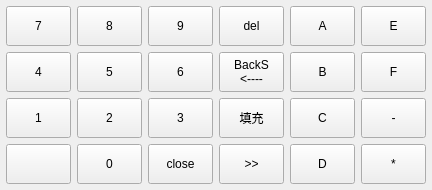
<?xml version="1.0" encoding="UTF-8"?>
<ui version="4.0">
 <class>inputpanel</class>
 <widget class="QWidget" name="inputpanel">
  <property name="geometry">
   <rect>
    <x>0</x>
    <y>0</y>
    <width>441</width>
    <height>265</height>
   </rect>
  </property>
  <property name="windowTitle">
   <string>Form</string>
  </property>
  <layout class="QGridLayout" name="gridLayout">
   <property name="sizeConstraint">
    <enum>QLayout::SetFixedSize</enum>
   </property>
   <property name="margin">
    <number>6</number>
   </property>
   <item row="4" column="7">
    <widget class="QPushButton" name="panelButton_0">
     <property name="sizePolicy">
      <sizepolicy hsizetype="Maximum" vsizetype="Maximum">
       <horstretch>0</horstretch>
       <verstretch>0</verstretch>
      </sizepolicy>
     </property>
     <property name="minimumSize">
      <size>
       <width>45</width>
       <height>40</height>
      </size>
     </property>
     <property name="maximumSize">
      <size>
       <width>65</width>
       <height>60</height>
      </size>
     </property>
     <property name="focusPolicy">
      <enum>Qt::NoFocus</enum>
     </property>
     <property name="text">
      <string>0</string>
     </property>
     <property name="buttonValue" stdset="0">
      <char>
       <unicode>48</unicode>
      </char>
     </property>
    </widget>
   </item>
   <item row="4" column="10">
    <widget class="QPushButton" name="panelButton_d">
     <property name="sizePolicy">
      <sizepolicy hsizetype="Maximum" vsizetype="Maximum">
       <horstretch>0</horstretch>
       <verstretch>0</verstretch>
      </sizepolicy>
     </property>
     <property name="minimumSize">
      <size>
       <width>45</width>
       <height>40</height>
      </size>
     </property>
     <property name="maximumSize">
      <size>
       <width>65</width>
       <height>60</height>
      </size>
     </property>
     <property name="focusPolicy">
      <enum>Qt::NoFocus</enum>
     </property>
     <property name="text">
      <string>D</string>
     </property>
     <property name="buttonValue" stdset="0">
      <char>
       <unicode>68</unicode>
      </char>
     </property>
    </widget>
   </item>
   <item row="1" column="10">
    <widget class="QPushButton" name="panelButton_b">
     <property name="sizePolicy">
      <sizepolicy hsizetype="Maximum" vsizetype="Maximum">
       <horstretch>0</horstretch>
       <verstretch>0</verstretch>
      </sizepolicy>
     </property>
     <property name="minimumSize">
      <size>
       <width>45</width>
       <height>40</height>
      </size>
     </property>
     <property name="maximumSize">
      <size>
       <width>65</width>
       <height>60</height>
      </size>
     </property>
     <property name="focusPolicy">
      <enum>Qt::NoFocus</enum>
     </property>
     <property name="text">
      <string>B</string>
     </property>
     <property name="buttonValue" stdset="0">
      <char>
       <unicode>66</unicode>
      </char>
     </property>
    </widget>
   </item>
   <item row="0" column="10">
    <widget class="QPushButton" name="panelButton_a">
     <property name="sizePolicy">
      <sizepolicy hsizetype="Maximum" vsizetype="Maximum">
       <horstretch>0</horstretch>
       <verstretch>0</verstretch>
      </sizepolicy>
     </property>
     <property name="minimumSize">
      <size>
       <width>45</width>
       <height>40</height>
      </size>
     </property>
     <property name="maximumSize">
      <size>
       <width>65</width>
       <height>60</height>
      </size>
     </property>
     <property name="focusPolicy">
      <enum>Qt::NoFocus</enum>
     </property>
     <property name="text">
      <string>A</string>
     </property>
     <property name="buttonValue" stdset="0">
      <char>
       <unicode>65</unicode>
      </char>
     </property>
    </widget>
   </item>
   <item row="2" column="10">
    <widget class="QPushButton" name="panelButton_c">
     <property name="sizePolicy">
      <sizepolicy hsizetype="Maximum" vsizetype="Maximum">
       <horstretch>0</horstretch>
       <verstretch>0</verstretch>
      </sizepolicy>
     </property>
     <property name="minimumSize">
      <size>
       <width>45</width>
       <height>40</height>
      </size>
     </property>
     <property name="maximumSize">
      <size>
       <width>65</width>
       <height>60</height>
      </size>
     </property>
     <property name="focusPolicy">
      <enum>Qt::NoFocus</enum>
     </property>
     <property name="text">
      <string>C</string>
     </property>
     <property name="buttonValue" stdset="0">
      <char>
       <unicode>67</unicode>
      </char>
     </property>
    </widget>
   </item>
   <item row="1" column="8">
    <widget class="QPushButton" name="panelButton_6">
     <property name="sizePolicy">
      <sizepolicy hsizetype="Maximum" vsizetype="Maximum">
       <horstretch>0</horstretch>
       <verstretch>0</verstretch>
      </sizepolicy>
     </property>
     <property name="minimumSize">
      <size>
       <width>45</width>
       <height>40</height>
      </size>
     </property>
     <property name="maximumSize">
      <size>
       <width>65</width>
       <height>60</height>
      </size>
     </property>
     <property name="focusPolicy">
      <enum>Qt::NoFocus</enum>
     </property>
     <property name="text">
      <string>6</string>
     </property>
     <property name="buttonValue" stdset="0">
      <char>
       <unicode>54</unicode>
      </char>
     </property>
    </widget>
   </item>
   <item row="1" column="7">
    <widget class="QPushButton" name="panelButton_5">
     <property name="sizePolicy">
      <sizepolicy hsizetype="Maximum" vsizetype="Maximum">
       <horstretch>0</horstretch>
       <verstretch>0</verstretch>
      </sizepolicy>
     </property>
     <property name="minimumSize">
      <size>
       <width>45</width>
       <height>40</height>
      </size>
     </property>
     <property name="maximumSize">
      <size>
       <width>65</width>
       <height>60</height>
      </size>
     </property>
     <property name="focusPolicy">
      <enum>Qt::NoFocus</enum>
     </property>
     <property name="text">
      <string>5</string>
     </property>
     <property name="buttonValue" stdset="0">
      <char>
       <unicode>53</unicode>
      </char>
     </property>
    </widget>
   </item>
   <item row="1" column="6">
    <widget class="QPushButton" name="panelButton_4">
     <property name="sizePolicy">
      <sizepolicy hsizetype="Maximum" vsizetype="Maximum">
       <horstretch>0</horstretch>
       <verstretch>0</verstretch>
      </sizepolicy>
     </property>
     <property name="minimumSize">
      <size>
       <width>45</width>
       <height>40</height>
      </size>
     </property>
     <property name="maximumSize">
      <size>
       <width>65</width>
       <height>60</height>
      </size>
     </property>
     <property name="focusPolicy">
      <enum>Qt::NoFocus</enum>
     </property>
     <property name="text">
      <string>4</string>
     </property>
     <property name="buttonValue" stdset="0">
      <char>
       <unicode>52</unicode>
      </char>
     </property>
    </widget>
   </item>
   <item row="0" column="6">
    <widget class="QPushButton" name="panelButton_7">
     <property name="sizePolicy">
      <sizepolicy hsizetype="Maximum" vsizetype="Maximum">
       <horstretch>0</horstretch>
       <verstretch>0</verstretch>
      </sizepolicy>
     </property>
     <property name="minimumSize">
      <size>
       <width>45</width>
       <height>40</height>
      </size>
     </property>
     <property name="maximumSize">
      <size>
       <width>65</width>
       <height>60</height>
      </size>
     </property>
     <property name="focusPolicy">
      <enum>Qt::NoFocus</enum>
     </property>
     <property name="text">
      <string>7</string>
     </property>
     <property name="buttonValue" stdset="0">
      <char>
       <unicode>55</unicode>
      </char>
     </property>
    </widget>
   </item>
   <item row="0" column="7">
    <widget class="QPushButton" name="panelButton_8">
     <property name="sizePolicy">
      <sizepolicy hsizetype="Maximum" vsizetype="Maximum">
       <horstretch>0</horstretch>
       <verstretch>0</verstretch>
      </sizepolicy>
     </property>
     <property name="minimumSize">
      <size>
       <width>45</width>
       <height>40</height>
      </size>
     </property>
     <property name="maximumSize">
      <size>
       <width>65</width>
       <height>60</height>
      </size>
     </property>
     <property name="focusPolicy">
      <enum>Qt::NoFocus</enum>
     </property>
     <property name="text">
      <string>8</string>
     </property>
     <property name="buttonValue" stdset="0">
      <char>
       <unicode>56</unicode>
      </char>
     </property>
    </widget>
   </item>
   <item row="0" column="8">
    <widget class="QPushButton" name="panelButton_9">
     <property name="sizePolicy">
      <sizepolicy hsizetype="Maximum" vsizetype="Maximum">
       <horstretch>0</horstretch>
       <verstretch>0</verstretch>
      </sizepolicy>
     </property>
     <property name="minimumSize">
      <size>
       <width>45</width>
       <height>40</height>
      </size>
     </property>
     <property name="maximumSize">
      <size>
       <width>65</width>
       <height>60</height>
      </size>
     </property>
     <property name="focusPolicy">
      <enum>Qt::NoFocus</enum>
     </property>
     <property name="text">
      <string>9</string>
     </property>
     <property name="buttonValue" stdset="0">
      <char>
       <unicode>57</unicode>
      </char>
     </property>
    </widget>
   </item>
   <item row="2" column="8">
    <widget class="QPushButton" name="panelButton_3">
     <property name="sizePolicy">
      <sizepolicy hsizetype="Maximum" vsizetype="Maximum">
       <horstretch>0</horstretch>
       <verstretch>0</verstretch>
      </sizepolicy>
     </property>
     <property name="minimumSize">
      <size>
       <width>45</width>
       <height>40</height>
      </size>
     </property>
     <property name="maximumSize">
      <size>
       <width>65</width>
       <height>60</height>
      </size>
     </property>
     <property name="focusPolicy">
      <enum>Qt::NoFocus</enum>
     </property>
     <property name="text">
      <string>3</string>
     </property>
     <property name="buttonValue" stdset="0">
      <char>
       <unicode>51</unicode>
      </char>
     </property>
    </widget>
   </item>
   <item row="2" column="7">
    <widget class="QPushButton" name="panelButton_2">
     <property name="sizePolicy">
      <sizepolicy hsizetype="Maximum" vsizetype="Maximum">
       <horstretch>0</horstretch>
       <verstretch>0</verstretch>
      </sizepolicy>
     </property>
     <property name="minimumSize">
      <size>
       <width>45</width>
       <height>40</height>
      </size>
     </property>
     <property name="maximumSize">
      <size>
       <width>65</width>
       <height>60</height>
      </size>
     </property>
     <property name="focusPolicy">
      <enum>Qt::NoFocus</enum>
     </property>
     <property name="text">
      <string>2</string>
     </property>
     <property name="buttonValue" stdset="0">
      <char>
       <unicode>50</unicode>
      </char>
     </property>
    </widget>
   </item>
   <item row="2" column="6">
    <widget class="QPushButton" name="panelButton_1">
     <property name="sizePolicy">
      <sizepolicy hsizetype="Maximum" vsizetype="Maximum">
       <horstretch>0</horstretch>
       <verstretch>0</verstretch>
      </sizepolicy>
     </property>
     <property name="minimumSize">
      <size>
       <width>45</width>
       <height>40</height>
      </size>
     </property>
     <property name="maximumSize">
      <size>
       <width>65</width>
       <height>60</height>
      </size>
     </property>
     <property name="focusPolicy">
      <enum>Qt::NoFocus</enum>
     </property>
     <property name="text">
      <string>1</string>
     </property>
     <property name="buttonValue" stdset="0">
      <char>
       <unicode>49</unicode>
      </char>
     </property>
    </widget>
   </item>
   <item row="0" column="11">
    <widget class="QPushButton" name="panelButton_e">
     <property name="sizePolicy">
      <sizepolicy hsizetype="Maximum" vsizetype="Maximum">
       <horstretch>0</horstretch>
       <verstretch>0</verstretch>
      </sizepolicy>
     </property>
     <property name="minimumSize">
      <size>
       <width>45</width>
       <height>40</height>
      </size>
     </property>
     <property name="maximumSize">
      <size>
       <width>65</width>
       <height>60</height>
      </size>
     </property>
     <property name="focusPolicy">
      <enum>Qt::NoFocus</enum>
     </property>
     <property name="text">
      <string>E</string>
     </property>
     <property name="buttonValue" stdset="0">
      <char>
       <unicode>69</unicode>
      </char>
     </property>
    </widget>
   </item>
   <item row="1" column="11">
    <widget class="QPushButton" name="panelButton_f">
     <property name="sizePolicy">
      <sizepolicy hsizetype="Maximum" vsizetype="Maximum">
       <horstretch>0</horstretch>
       <verstretch>0</verstretch>
      </sizepolicy>
     </property>
     <property name="minimumSize">
      <size>
       <width>45</width>
       <height>40</height>
      </size>
     </property>
     <property name="maximumSize">
      <size>
       <width>65</width>
       <height>60</height>
      </size>
     </property>
     <property name="focusPolicy">
      <enum>Qt::NoFocus</enum>
     </property>
     <property name="text">
      <string>F</string>
     </property>
     <property name="buttonValue" stdset="0">
      <char>
       <unicode>70</unicode>
      </char>
     </property>
    </widget>
   </item>
   <item row="2" column="11">
    <widget class="QPushButton" name="panelButton_minu">
     <property name="sizePolicy">
      <sizepolicy hsizetype="Maximum" vsizetype="Maximum">
       <horstretch>0</horstretch>
       <verstretch>0</verstretch>
      </sizepolicy>
     </property>
     <property name="minimumSize">
      <size>
       <width>45</width>
       <height>40</height>
      </size>
     </property>
     <property name="maximumSize">
      <size>
       <width>65</width>
       <height>60</height>
      </size>
     </property>
     <property name="focusPolicy">
      <enum>Qt::NoFocus</enum>
     </property>
     <property name="text">
      <string>-</string>
     </property>
     <property name="buttonValue" stdset="0">
      <char>
       <unicode>48</unicode>
      </char>
     </property>
    </widget>
   </item>
   <item row="4" column="11">
    <widget class="QPushButton" name="panelButton_star">
     <property name="sizePolicy">
      <sizepolicy hsizetype="Maximum" vsizetype="Maximum">
       <horstretch>0</horstretch>
       <verstretch>0</verstretch>
      </sizepolicy>
     </property>
     <property name="minimumSize">
      <size>
       <width>45</width>
       <height>40</height>
      </size>
     </property>
     <property name="maximumSize">
      <size>
       <width>65</width>
       <height>60</height>
      </size>
     </property>
     <property name="focusPolicy">
      <enum>Qt::NoFocus</enum>
     </property>
     <property name="text">
      <string>*</string>
     </property>
     <property name="buttonValue" stdset="0">
      <char>
       <unicode>42</unicode>
      </char>
     </property>
    </widget>
   </item>
   <item row="4" column="6">
    <widget class="QPushButton" name="panelButton_lock">
     <property name="sizePolicy">
      <sizepolicy hsizetype="Maximum" vsizetype="Maximum">
       <horstretch>0</horstretch>
       <verstretch>0</verstretch>
      </sizepolicy>
     </property>
     <property name="minimumSize">
      <size>
       <width>45</width>
       <height>40</height>
      </size>
     </property>
     <property name="maximumSize">
      <size>
       <width>65</width>
       <height>60</height>
      </size>
     </property>
     <property name="focusPolicy">
      <enum>Qt::NoFocus</enum>
     </property>
     <property name="text">
      <string/>
     </property>
     <property name="icon">
      <iconset resource="resouce.qrc">
       <normaloff>:/image/resouce/unlocked.png</normaloff>
       <normalon>:/image/resouce/locked.png</normalon>:/image/resouce/unlocked.png</iconset>
     </property>
     <property name="iconSize">
      <size>
       <width>32</width>
       <height>32</height>
      </size>
     </property>
     <property name="checkable">
      <bool>true</bool>
     </property>
    </widget>
   </item>
   <item row="0" column="9">
    <widget class="QPushButton" name="panelButton_del">
     <property name="sizePolicy">
      <sizepolicy hsizetype="Maximum" vsizetype="Maximum">
       <horstretch>0</horstretch>
       <verstretch>0</verstretch>
      </sizepolicy>
     </property>
     <property name="minimumSize">
      <size>
       <width>45</width>
       <height>40</height>
      </size>
     </property>
     <property name="maximumSize">
      <size>
       <width>65</width>
       <height>60</height>
      </size>
     </property>
     <property name="focusPolicy">
      <enum>Qt::NoFocus</enum>
     </property>
     <property name="text">
      <string>del</string>
     </property>
     <property name="keycode" stdset="0">
      <number>16777223</number>
     </property>
    </widget>
   </item>
   <item row="1" column="9">
    <widget class="QPushButton" name="panelButton_backspace">
     <property name="sizePolicy">
      <sizepolicy hsizetype="Maximum" vsizetype="Maximum">
       <horstretch>0</horstretch>
       <verstretch>0</verstretch>
      </sizepolicy>
     </property>
     <property name="minimumSize">
      <size>
       <width>45</width>
       <height>40</height>
      </size>
     </property>
     <property name="maximumSize">
      <size>
       <width>65</width>
       <height>60</height>
      </size>
     </property>
     <property name="focusPolicy">
      <enum>Qt::NoFocus</enum>
     </property>
     <property name="text">
      <string>BackS
&lt;----</string>
     </property>
     <property name="keycode" stdset="0">
      <number>16777219</number>
     </property>
    </widget>
   </item>
   <item row="2" column="9">
    <widget class="QPushButton" name="panelButton_pad">
     <property name="sizePolicy">
      <sizepolicy hsizetype="Maximum" vsizetype="Maximum">
       <horstretch>0</horstretch>
       <verstretch>0</verstretch>
      </sizepolicy>
     </property>
     <property name="minimumSize">
      <size>
       <width>45</width>
       <height>40</height>
      </size>
     </property>
     <property name="maximumSize">
      <size>
       <width>65</width>
       <height>60</height>
      </size>
     </property>
     <property name="focusPolicy">
      <enum>Qt::NoFocus</enum>
     </property>
     <property name="text">
      <string>填充</string>
     </property>
     <property name="keycode" stdset="0">
      <number>16777223</number>
     </property>
    </widget>
   </item>
   <item row="4" column="9">
    <widget class="QPushButton" name="panelButton_expan">
     <property name="sizePolicy">
      <sizepolicy hsizetype="Maximum" vsizetype="Maximum">
       <horstretch>0</horstretch>
       <verstretch>0</verstretch>
      </sizepolicy>
     </property>
     <property name="minimumSize">
      <size>
       <width>45</width>
       <height>40</height>
      </size>
     </property>
     <property name="maximumSize">
      <size>
       <width>65</width>
       <height>60</height>
      </size>
     </property>
     <property name="focusPolicy">
      <enum>Qt::NoFocus</enum>
     </property>
     <property name="text">
      <string>&gt;&gt;</string>
     </property>
     <property name="checkable">
      <bool>true</bool>
     </property>
     <property name="keycode" stdset="0">
      <number>16777223</number>
     </property>
    </widget>
   </item>
   <item row="4" column="8">
    <widget class="QPushButton" name="closeButton">
     <property name="sizePolicy">
      <sizepolicy hsizetype="Maximum" vsizetype="Maximum">
       <horstretch>0</horstretch>
       <verstretch>0</verstretch>
      </sizepolicy>
     </property>
     <property name="minimumSize">
      <size>
       <width>45</width>
       <height>40</height>
      </size>
     </property>
     <property name="maximumSize">
      <size>
       <width>65</width>
       <height>60</height>
      </size>
     </property>
     <property name="focusPolicy">
      <enum>Qt::NoFocus</enum>
     </property>
     <property name="text">
      <string>close</string>
     </property>
    </widget>
   </item>
  </layout>
 </widget>
 <resources>
  <include location="resouce.qrc"/>
 </resources>
 <connections>
  <connection>
   <sender>closeButton</sender>
   <signal>clicked()</signal>
   <receiver>inputpanel</receiver>
   <slot>hide()</slot>
   <hints>
    <hint type="sourcelabel">
     <x>108</x>
     <y>169</y>
    </hint>
    <hint type="destinationlabel">
     <x>164</x>
     <y>189</y>
    </hint>
   </hints>
  </connection>
  <connection>
   <sender>panelButton_lock</sender>
   <signal>toggled(bool)</signal>
   <receiver>inputpanel</receiver>
   <slot>setLock(bool)</slot>
   <hints>
    <hint type="sourcelabel">
     <x>50</x>
     <y>183</y>
    </hint>
    <hint type="destinationlabel">
     <x>100</x>
     <y>189</y>
    </hint>
   </hints>
  </connection>
  <connection>
   <sender>panelButton_expan</sender>
   <signal>toggled(bool)</signal>
   <receiver>panelButton_a</receiver>
   <slot>setVisible(bool)</slot>
   <hints>
    <hint type="sourcelabel">
     <x>185</x>
     <y>174</y>
    </hint>
    <hint type="destinationlabel">
     <x>253</x>
     <y>33</y>
    </hint>
   </hints>
  </connection>
  <connection>
   <sender>panelButton_expan</sender>
   <signal>toggled(bool)</signal>
   <receiver>panelButton_b</receiver>
   <slot>setVisible(bool)</slot>
   <hints>
    <hint type="sourcelabel">
     <x>203</x>
     <y>173</y>
    </hint>
    <hint type="destinationlabel">
     <x>254</x>
     <y>76</y>
    </hint>
   </hints>
  </connection>
  <connection>
   <sender>panelButton_expan</sender>
   <signal>toggled(bool)</signal>
   <receiver>panelButton_c</receiver>
   <slot>setVisible(bool)</slot>
   <hints>
    <hint type="sourcelabel">
     <x>171</x>
     <y>168</y>
    </hint>
    <hint type="destinationlabel">
     <x>254</x>
     <y>133</y>
    </hint>
   </hints>
  </connection>
  <connection>
   <sender>panelButton_expan</sender>
   <signal>toggled(bool)</signal>
   <receiver>panelButton_d</receiver>
   <slot>setVisible(bool)</slot>
   <hints>
    <hint type="sourcelabel">
     <x>170</x>
     <y>180</y>
    </hint>
    <hint type="destinationlabel">
     <x>248</x>
     <y>176</y>
    </hint>
   </hints>
  </connection>
  <connection>
   <sender>panelButton_expan</sender>
   <signal>toggled(bool)</signal>
   <receiver>panelButton_e</receiver>
   <slot>setVisible(bool)</slot>
   <hints>
    <hint type="sourcelabel">
     <x>186</x>
     <y>154</y>
    </hint>
    <hint type="destinationlabel">
     <x>280</x>
     <y>37</y>
    </hint>
   </hints>
  </connection>
  <connection>
   <sender>panelButton_expan</sender>
   <signal>toggled(bool)</signal>
   <receiver>panelButton_f</receiver>
   <slot>setVisible(bool)</slot>
   <hints>
    <hint type="sourcelabel">
     <x>175</x>
     <y>156</y>
    </hint>
    <hint type="destinationlabel">
     <x>291</x>
     <y>73</y>
    </hint>
   </hints>
  </connection>
  <connection>
   <sender>panelButton_expan</sender>
   <signal>toggled(bool)</signal>
   <receiver>panelButton_minu</receiver>
   <slot>setVisible(bool)</slot>
   <hints>
    <hint type="sourcelabel">
     <x>186</x>
     <y>170</y>
    </hint>
    <hint type="destinationlabel">
     <x>284</x>
     <y>130</y>
    </hint>
   </hints>
  </connection>
  <connection>
   <sender>panelButton_expan</sender>
   <signal>toggled(bool)</signal>
   <receiver>panelButton_star</receiver>
   <slot>setVisible(bool)</slot>
   <hints>
    <hint type="sourcelabel">
     <x>183</x>
     <y>161</y>
    </hint>
    <hint type="destinationlabel">
     <x>287</x>
     <y>173</y>
    </hint>
   </hints>
  </connection>
 </connections>
 <slots>
  <slot>setLock(bool)</slot>
 </slots>
</ui>
